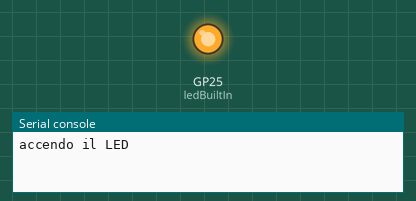
Bench run of a program on a simulated Raspberry Pi Pico running MicroPython. Parts: output pins drawn as LEDs (lit = HIGH), the last lines printed to the serial console.

Above: at 1.0 s.
At 3.0 s:
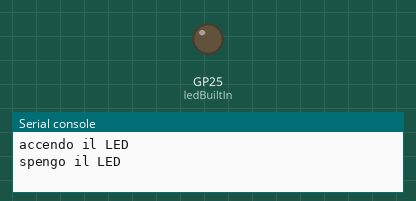
Timing chart, 0 to 5.2 s (numbered marks = the images above):
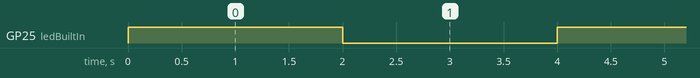

Measured:
- by itself, GP25 (ledBuiltIn): alternates HIGH for 2.0 s and LOW for 2.0 s

The program:

lampeggio.py
```python
""" Lorenzo Neri - Elettronica Open Source
"""

# importo le librerie
from machine import Pin
import utime

# imposto la variabile per il LED built-in
ledBuiltIn = Pin(25, Pin.OUT)

# imposto il ciclo di accensione/spegnimento per 100 volte
for _ in range(0,100):
    print("accendo il LED")
    ledBuiltIn.value(1)

    # aspetto 2 secondi
    utime.sleep(2)

    print("spengo il LED")
    ledBuiltIn.value(0)

    # aspetto 2 secondi
    utime.sleep(2)
```
